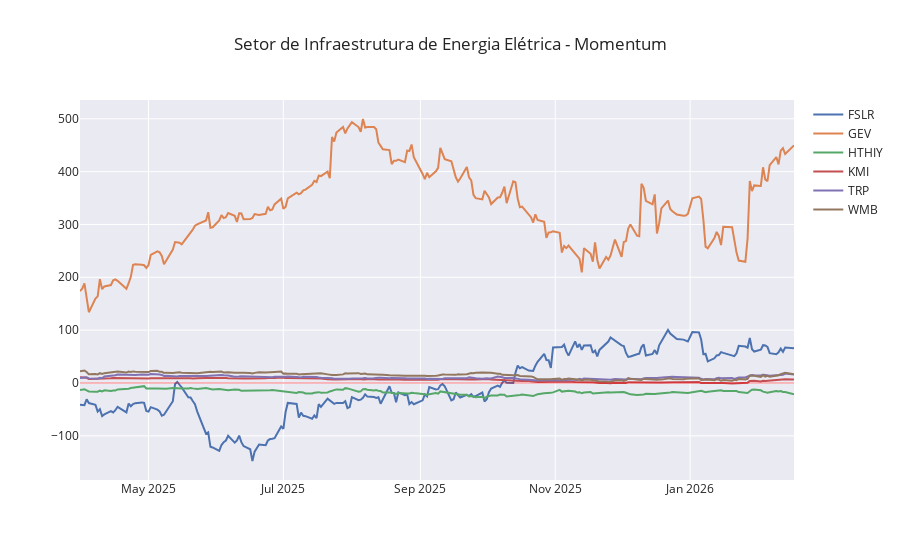

Write notebook code for a chart like this one.
### Code cell
# Retirando o NaN
df_infra_energia_2 = df_infra_energia.dropna()

# Momentum de um ano   
momentum = df_infra_energia_2 - df_infra_energia_2.shift(252)

# Retirando o NaN
momentum = momentum.dropna()

# Plotando o momentum
fig = go.Figure()
for empresa in momentum:
    fig.add_trace(go.Scatter(
        x=momentum.index,
        y=momentum[empresa],
        name=empresa
    ))

fig.add_hline(y=0, line=dict(color='red', width=1))

fig.update_layout(
    title_text='Setor de Infraestrutura de Energia Elétrica - Momentum',
    template='seaborn',
)
fig.show()

### Figure 1 — Plotly figure (JSON) as saved in the notebook; plotly's stock layout.template omitted (floating-point values rounded to 4 significant figures; data arrays with more than 128 entries replaced by an {"elided": "..."} marker saying what was removed)
{"data": [{"name": "FSLR", "type": "scatter", "x": {"elided": "222 str values"}, "y": {"elided": "222 float values"}}, {"name": "GEV", "type": "scatter", "x": {"elided": "222 str values"}, "y": {"elided": "222 float values"}}, {"name": "HTHIY", "type": "scatter", "x": {"elided": "222 str values"}, "y": {"elided": "222 float values"}}, {"name": "KMI", "type": "scatter", "x": {"elided": "222 str values"}, "y": {"elided": "222 float values"}}, {"name": "TRP", "type": "scatter", "x": {"elided": "222 str values"}, "y": {"elided": "222 float values"}}, {"name": "WMB", "type": "scatter", "x": {"elided": "222 str values"}, "y": {"elided": "222 float values"}}], "layout": {"shapes": [{"line": {"color": "red", "width": 1}, "type": "line", "x0": 0, "x1": 1, "xref": "x domain", "y0": 0, "y1": 0, "yref": "y"}], "title": {"text": "Setor de Infraestrutura de Energia Elétrica - Momentum"}}}
